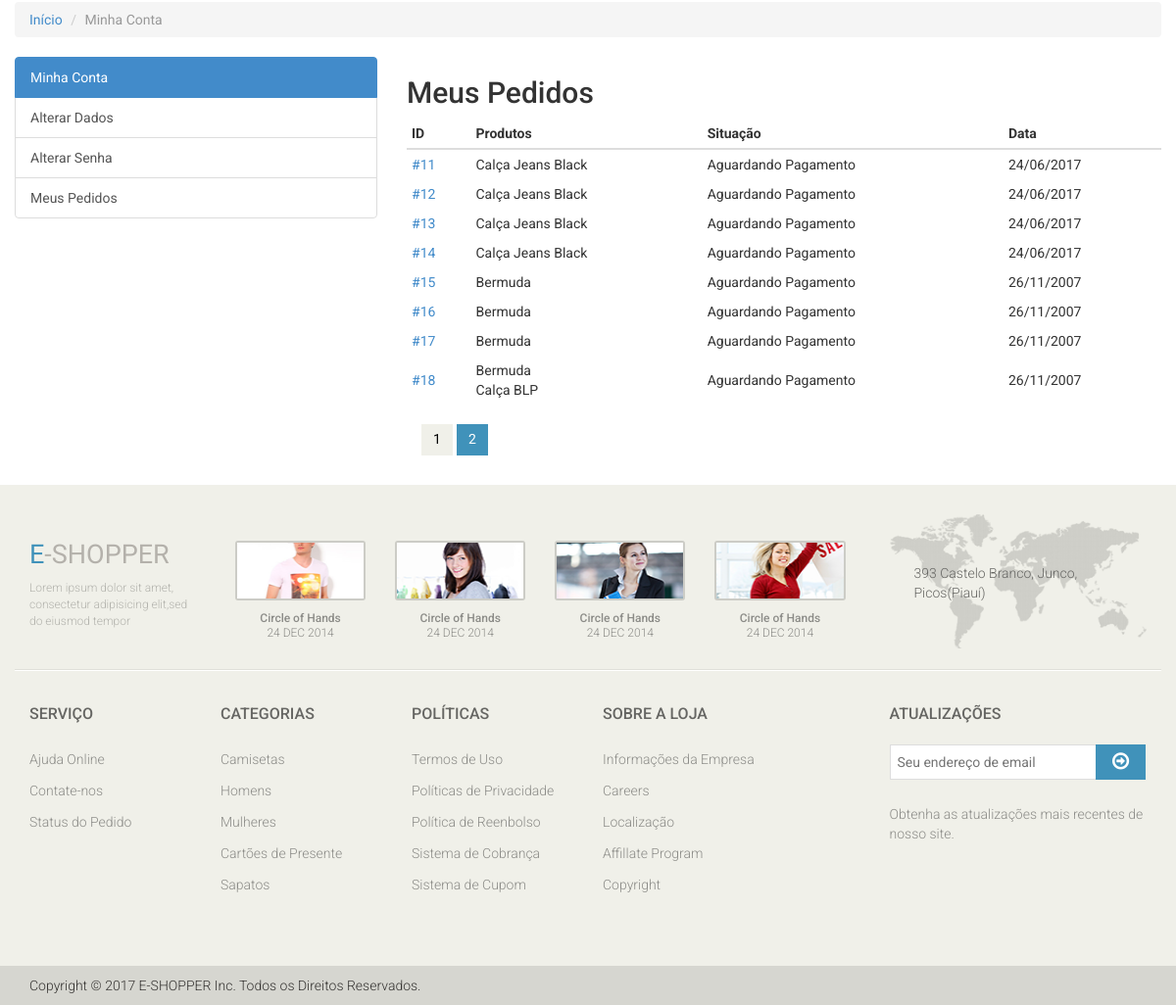
The page /compras/meus-pedidos/?page=2 (signed in, lower part) on the database as committed earlier.
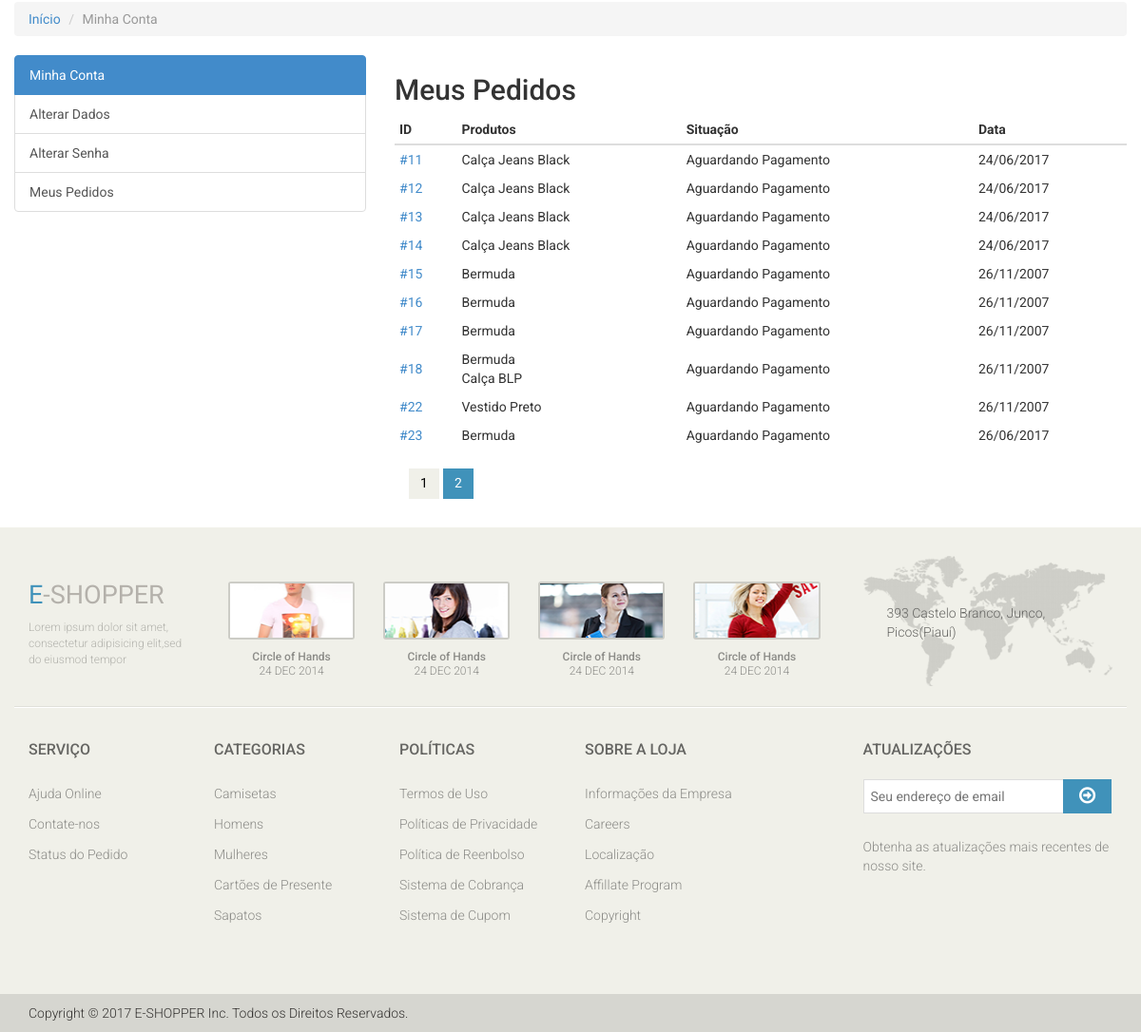
The same page on the database as committed later.
### checkout/models.py (models this page shows, shortened)
class Order(models.Model):
	STATUS_CHOICES = (
		(0, 'Aguardando Pagamento'),
		(1, 'Compra Concluída'),
		(2, 'Compra Cancelada'),
	)
	PAYMENT_OPTIONS_CHOICES = (
		('deposit', 'Depósito'),
		('pagseguro', 'PagSeguro'),
		('paypal', 'Paypal'),
	)
	user = models.ForeignKey(settings.AUTH_USER_MODEL, verbose_name='Usuário')
	status = models.IntegerField('Situação', choices=STATUS_CHOICES, default=0, blank=True)
	payment_option = models.CharField('Opção de Pagamento', choices=PAYMENT_OPTIONS_CHOICES, max_length=20, default='deposit')
	created = models.DateTimeField('Criado em', auto_now_add=True)
	modified = models.DateTimeField('Modificado em', auto_now=True)
	objects = OrderManager()
	class Meta:
		verbose_name = 'Pedido'
		verbose_name_plural = 'Pedidos'
	def products(self):
		products_ids=self.items.values_list('product')
		return Product.objects.filter(pk__in=products_ids)
	def pagseguro(self):
		self.payment_option = 'pagseguro'
		self.save()
		pg = PagSeguro(email=settings.PAGSEGURO_EMAIL, token=settings.PAGSEGURO_TOKEN, config={'sandbox': settings.PAGSEGURO_SANDBOX})
		pg.sender = {'email': self.user.email}
		pg.reference_prefix = ''
		pg.shipping = None
		pg.reference = self.pk
		for item in self.items.all():
			pg.items.append({'id': item.product.pk, 'description': item.product.name, 'quantity': item.quantity, 'amount': '%.2f' % item.price})
		return pg

### catalog/models.py (models this page shows, shortened)
class Product(models.Model):
	name = models.CharField('Nome', max_length=100)
	slug = models.SlugField('Indetificador', max_length=100)
	category = models.ForeignKey('catalog.Category', verbose_name='Categoria')
	description = models.TextField('Descrição', blank=True)
	price = models.DecimalField('Preço', decimal_places=2, max_digits=10)
	image = models.ImageField('Imagem', upload_to='products', blank=True, null=True)
	created = models.DateTimeField('Criado em', auto_now_add=True)
	modified = models.DateTimeField('Modificado em', auto_now_add=True)
	class Meta:
		verbose_name = 'Produto'
		verbose_name_plural = 'Produtos'
		ordering = ['name']

### checkout/views.py (the view)
class OrderListView(LoginRequiredMixin, ListView):
	template_name = 'checkout/order_list.html'
	paginate_by = 10
	def get_queryset(self):
		return Order.objects.filter(user=self.request.user)

### accounts/models.py (called while the page is built)
	def __str__(self):
		return self.name or self.username

### catalog/context_processors.py (called while the page is built)
def categories(request):
	return {
		'categories': Category.objects.all()
	}

### catalog/models.py (called while the page is built)
	def __str__(self):
		return self.name

	def get_absolute_url(self):
		return reverse('catalog:category', kwargs={'slug': self.slug})

### core/templatetags/pagination.py (called while the page is built)
@register.inclusion_tag('pagination.html')
def pagination(request, paginator, page_obj):
	context = {}
	context['paginator'] = paginator
	context['request'] = request
	context['page_obj'] = page_obj
	getvars = request.GET.copy()
	if 'page' in getvars:
		del getvars['page']
	if len(getvars) > 0:
		context['getvars'] = '&{0}'.format(getvars.urlencode())
	else:
		context['getvars'] = ''
	return context

### checkout/templates/checkout/order_list.html (shortened to what this page needs)
{% extends "accounts/index.html" %}
{% load pagination %}
{% block accounts_container %}
<h2>Meus Pedidos</h2>
<div class="table-responsive cart_info">
    <table class="table table-condensed">
        <thead>
            <tr>
                <th>
                    ID
                </th>
                <th>
                    Produtos
                </th>
                <th>
                    Situação
                </th>
                <th>
                    Data
                </th>
            </tr>
        </thead>
        <tbody>
            {% for order in object_list %}
            <tr>
                <td>
                    <a href="{% url 'checkout:order_detail' order.pk %}">#{{ order.pk }}</a>
                </td>
                <td>
                    {% for product in order.products %}
                    {{ product.name }}{% if not forloop.last %}<br />{% endif %}
                    {% endfor %}
                </td>
                <td>
                    {{ order.get_status_display }}
                </td>
                <td>
                    {{ order.created|date:"d/m/Y" }}
                </td>
            </tr>
            {% endfor %}
        </tbody>
    </table>
</div>
{% pagination request paginator page_obj %}
{% endblock %}

Rows that differ between the two databases and show on the page:
added Order: pk "22", status "Aguardando Pagamento", created "26/11/2007"
added Product: name "Vestido Preto", shown under "22"
added Order: pk "23", status "Aguardando Pagamento", created "26/06/2017", Product (name "Bermuda")
